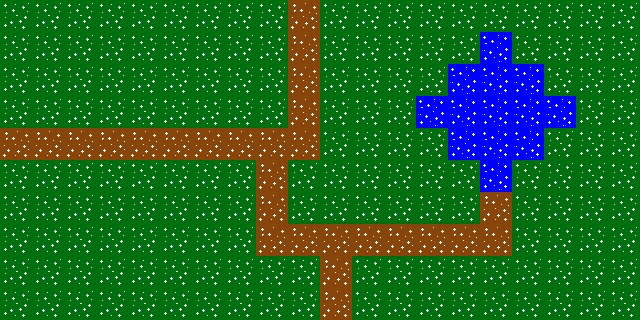

Tiled map render using the project's own tile images. Description and the whole map definition, tile-layer contents included, below:
An orthogonal 20x10 tile map with 32x32 px tiles, 1 tile layer (Tile Layer 1).

<map version="1.0" orientation="orthogonal" renderorder="right-down" width="20" height="10" tilewidth="32" tileheight="32" nextobjectid="1">
 <tileset firstgid="1" name="spritesheet" tilewidth="32" tileheight="32" tilecount="16" columns="4">
  <image source="spritesheet.png" width="128" height="128" />
 </tileset>
 <layer name="Tile Layer 1" width="20" height="10">
  <data encoding="csv">
1,1,1,1,1,1,1,1,1,2,1,1,1,1,1,1,1,1,1,1,
1,1,1,1,1,1,1,1,1,2,1,1,1,1,1,3,1,1,1,1,
1,1,1,1,1,1,1,1,1,2,1,1,1,1,3,3,3,1,1,1,
1,1,1,1,1,1,1,1,1,2,1,1,1,3,3,3,3,3,1,1,
2,2,2,2,2,2,2,2,2,2,1,1,1,1,3,3,3,1,1,1,
1,1,1,1,1,1,1,1,2,1,1,1,1,1,1,3,1,1,1,1,
1,1,1,1,1,1,1,1,2,1,1,1,1,1,1,2,1,1,1,1,
1,1,1,1,1,1,1,1,2,2,2,2,2,2,2,2,1,1,1,1,
1,1,1,1,1,1,1,1,1,1,2,1,1,1,1,1,1,1,1,1,
1,1,1,1,1,1,1,1,1,1,2,1,1,1,1,1,1,1,1,1
</data>
 </layer>
</map>